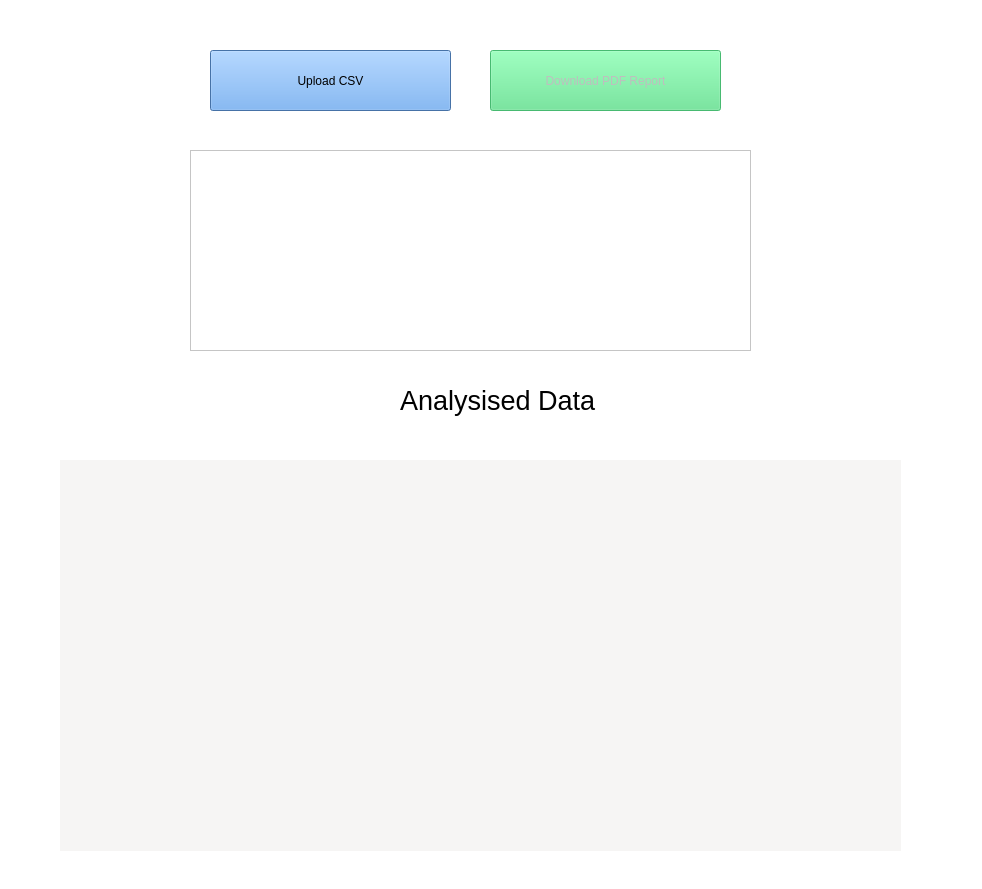
<?xml version="1.0" encoding="UTF-8"?>
<ui version="4.0">
 <class>MainWindow</class>
 <widget class="QMainWindow" name="MainWindow">
  <property name="geometry">
   <rect>
    <x>0</x>
    <y>0</y>
    <width>982</width>
    <height>889</height>
   </rect>
  </property>
  <property name="windowTitle">
   <string>MainWindow</string>
  </property>
  <property name="styleSheet">
   <string notr="true">background-color: rgb(255, 255, 255);</string>
  </property>
  <widget class="QWidget" name="centralwidget">
   <widget class="QPushButton" name="pushButton">
    <property name="geometry">
     <rect>
      <x>210</x>
      <y>50</y>
      <width>241</width>
      <height>61</height>
     </rect>
    </property>
    <property name="styleSheet">
     <string notr="true">background-color: rgb(46, 194, 126);
background-color: rgb(98, 160, 234);</string>
    </property>
    <property name="text">
     <string>Upload CSV</string>
    </property>
   </widget>
   <widget class="QTableWidget" name="tableWidget">
    <property name="geometry">
     <rect>
      <x>190</x>
      <y>150</y>
      <width>561</width>
      <height>201</height>
     </rect>
    </property>
    <property name="styleSheet">
     <string notr="true"/>
    </property>
   </widget>
   <widget class="QWidget" name="graphWidget" native="true">
    <property name="geometry">
     <rect>
      <x>60</x>
      <y>460</y>
      <width>841</width>
      <height>391</height>
     </rect>
    </property>
    <property name="autoFillBackground">
     <bool>false</bool>
    </property>
    <property name="styleSheet">
     <string notr="true">background-color: rgb(246, 245, 244);</string>
    </property>
   </widget>
   <widget class="QLabel" name="label">
    <property name="geometry">
     <rect>
      <x>400</x>
      <y>380</y>
      <width>231</width>
      <height>41</height>
     </rect>
    </property>
    <property name="font">
     <font>
      <pointsize>20</pointsize>
     </font>
    </property>
    <property name="acceptDrops">
     <bool>true</bool>
    </property>
    <property name="text">
     <string>Analysised Data</string>
    </property>
   </widget>
   <widget class="QPushButton" name="pdfButton">
    <property name="enabled">
     <bool>false</bool>
    </property>
    <property name="geometry">
     <rect>
      <x>490</x>
      <y>50</y>
      <width>231</width>
      <height>61</height>
     </rect>
    </property>
    <property name="styleSheet">
     <string notr="true">background-color: rgb(153, 193, 241);
background-color: rgb(87, 227, 137);</string>
    </property>
    <property name="text">
     <string>Download PDF Report</string>
    </property>
   </widget>
  </widget>
  <widget class="QStatusBar" name="statusbar"/>
 </widget>
 <resources/>
 <connections/>
</ui>
